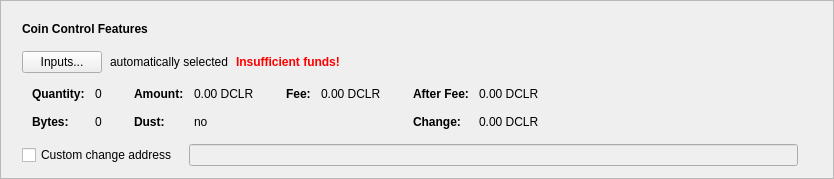
      <widget class="QFrame" name="frameCoinControl">
       <property name="sizePolicy">
        <sizepolicy hsizetype="Expanding" vsizetype="Fixed">
         <horstretch>0</horstretch>
         <verstretch>0</verstretch>
        </sizepolicy>
       </property>
       <property name="frameShape">
        <enum>QFrame::StyledPanel</enum>
       </property>
       <property name="frameShadow">
        <enum>QFrame::Raised</enum>
       </property>
       <layout class="QVBoxLayout" name="verticalLayout_2">
        <item>
         <layout class="QVBoxLayout" name="verticalLayoutCoinControl" stretch="0,0,0,0,0">
          <property name="spacing">
           <number>0</number>
          </property>
          <property name="sizeConstraint">
           <enum>QLayout::SetDefaultConstraint</enum>
          </property>
          <property name="leftMargin">
           <number>10</number>
          </property>
          <property name="topMargin">
           <number>10</number>
          </property>
          <item>
           <layout class="QHBoxLayout" name="horizontalLayoutCoinControl1">
            <property name="bottomMargin">
             <number>15</number>
            </property>
            <item>
             <widget class="QLabel" name="labelCoinControlFeatures">
              <property name="sizePolicy">
               <sizepolicy hsizetype="Preferred" vsizetype="Maximum">
                <horstretch>0</horstretch>
                <verstretch>0</verstretch>
               </sizepolicy>
              </property>
              <property name="font">
               <font>
                <weight>75</weight>
                <bold>true</bold>
               </font>
              </property>
              <property name="styleSheet">
               <string notr="true">font-weight:bold;</string>
              </property>
              <property name="text">
               <string>Coin Control Features</string>
              </property>
             </widget>
            </item>
           </layout>
          </item>
          <item>
           <layout class="QHBoxLayout" name="horizontalLayoutCoinControl2" stretch="0,0,0,0">
            <property name="spacing">
             <number>8</number>
            </property>
            <property name="bottomMargin">
             <number>10</number>
            </property>
            <item>
             <widget class="QPushButton" name="pushButtonCoinControl">
              <property name="styleSheet">
               <string notr="true"/>
              </property>
              <property name="text">
               <string>Inputs...</string>
              </property>
              <property name="autoDefault">
               <bool>false</bool>
              </property>
             </widget>
            </item>
            <item>
             <widget class="QLabel" name="labelCoinControlAutomaticallySelected">
              <property name="text">
               <string>automatically selected</string>
              </property>
              <property name="margin">
               <number>5</number>
              </property>
             </widget>
            </item>
            <item>
             <widget class="QLabel" name="labelCoinControlInsuffFunds">
              <property name="font">
               <font>
                <weight>75</weight>
                <bold>true</bold>
               </font>
              </property>
              <property name="styleSheet">
               <string notr="true">color:red;font-weight:bold;</string>
              </property>
              <property name="text">
               <string>Insufficient funds!</string>
              </property>
              <property name="margin">
               <number>5</number>
              </property>
             </widget>
            </item>
            <item>
             <spacer name="horizontalSpacerCoinControl">
              <property name="orientation">
               <enum>Qt::Horizontal</enum>
              </property>
              <property name="sizeHint" stdset="0">
               <size>
                <width>40</width>
                <height>1</height>
               </size>
              </property>
             </spacer>
            </item>
           </layout>
          </item>
          <item>
           <widget class="QWidget" name="widgetCoinControl" native="true">
            <property name="sizePolicy">
             <sizepolicy hsizetype="Preferred" vsizetype="Preferred">
              <horstretch>0</horstretch>
              <verstretch>0</verstretch>
             </sizepolicy>
            </property>
            <property name="minimumSize">
             <size>
              <width>0</width>
              <height>0</height>
             </size>
            </property>
            <property name="styleSheet">
             <string notr="true"/>
            </property>
            <layout class="QHBoxLayout" name="horizontalLayoutCoinControl5">
             <property name="leftMargin">
              <number>0</number>
             </property>
             <property name="topMargin">
              <number>0</number>
             </property>
             <property name="rightMargin">
              <number>0</number>
             </property>
             <property name="bottomMargin">
              <number>0</number>
             </property>
             <item>
              <layout class="QHBoxLayout" name="horizontalLayoutCoinControl3" stretch="0,0,0,1">
               <property name="spacing">
                <number>20</number>
               </property>
               <property name="topMargin">
                <number>0</number>
               </property>
               <property name="bottomMargin">
                <number>10</number>
               </property>
               <item>
                <layout class="QFormLayout" name="formLayoutCoinControl1">
                 <property name="horizontalSpacing">
                  <number>10</number>
                 </property>
                 <property name="verticalSpacing">
                  <number>14</number>
                 </property>
                 <property name="leftMargin">
                  <number>10</number>
                 </property>
                 <property name="topMargin">
                  <number>4</number>
                 </property>
                 <property name="rightMargin">
                  <number>6</number>
                 </property>
                 <item row="0" column="0">
                  <widget class="QLabel" name="labelCoinControlQuantityText">
                   <property name="font">
                    <font>
                     <weight>75</weight>
                     <bold>true</bold>
                    </font>
                   </property>
                   <property name="text">
                    <string>Quantity:</string>
                   </property>
                   <property name="margin">
                    <number>0</number>
                   </property>
                  </widget>
                 </item>
                 <item row="0" column="1">
                  <widget class="QLabel" name="labelCoinControlQuantity">
                   <property name="cursor">
                    <cursorShape>IBeamCursor</cursorShape>
                   </property>
                   <property name="contextMenuPolicy">
                    <enum>Qt::ActionsContextMenu</enum>
                   </property>
                   <property name="text">
                    <string notr="true">0</string>
                   </property>
                   <property name="margin">
                    <number>0</number>
                   </property>
                   <property name="textInteractionFlags">
                    <set>Qt::LinksAccessibleByMouse|Qt::TextSelectableByKeyboard|Qt::TextSelectableByMouse</set>
                   </property>
                  </widget>
                 </item>
                 <item row="1" column="0">
                  <widget class="QLabel" name="labelCoinControlBytesText">
                   <property name="font">
                    <font>
                     <weight>75</weight>
                     <bold>true</bold>
                    </font>
                   </property>
                   <property name="text">
                    <string>Bytes:</string>
                   </property>
                  </widget>
                 </item>
                 <item row="1" column="1">
                  <widget class="QLabel" name="labelCoinControlBytes">
                   <property name="cursor">
                    <cursorShape>IBeamCursor</cursorShape>
                   </property>
                   <property name="contextMenuPolicy">
                    <enum>Qt::ActionsContextMenu</enum>
                   </property>
                   <property name="text">
                    <string notr="true">0</string>
                   </property>
                   <property name="textInteractionFlags">
                    <set>Qt::LinksAccessibleByMouse|Qt::TextSelectableByKeyboard|Qt::TextSelectableByMouse</set>
                   </property>
                  </widget>
                 </item>
                </layout>
               </item>
               <item>
                <layout class="QFormLayout" name="formLayoutCoinControl2">
                 <property name="horizontalSpacing">
                  <number>10</number>
                 </property>
                 <property name="verticalSpacing">
                  <number>14</number>
                 </property>
                 <property name="leftMargin">
                  <number>6</number>
                 </property>
                 <property name="topMargin">
                  <number>4</number>
                 </property>
                 <property name="rightMargin">
                  <number>6</number>
                 </property>
                 <item row="0" column="0">
                  <widget class="QLabel" name="labelCoinControlAmountText">
                   <property name="font">
                    <font>
                     <weight>75</weight>
                     <bold>true</bold>
                    </font>
                   </property>
                   <property name="text">
                    <string>Amount:</string>
                   </property>
                   <property name="margin">
                    <number>0</number>
                   </property>
                  </widget>
                 </item>
                 <item row="0" column="1">
                  <widget class="QLabel" name="labelCoinControlAmount">
                   <property name="cursor">
                    <cursorShape>IBeamCursor</cursorShape>
                   </property>
                   <property name="contextMenuPolicy">
                    <enum>Qt::ActionsContextMenu</enum>
                   </property>
                   <property name="text">
                    <string notr="true">0.00 DCLR</string>
                   </property>
                   <property name="textInteractionFlags">
                    <set>Qt::LinksAccessibleByMouse|Qt::TextSelectableByKeyboard|Qt::TextSelectableByMouse</set>
                   </property>
                  </widget>
                 </item>
                 <item row="1" column="0">
                  <widget class="QLabel" name="labelCoinControlLowOutputText">
                   <property name="font">
                    <font>
                     <weight>75</weight>
                     <bold>true</bold>
                    </font>
                   </property>
                   <property name="text">
                    <string>Dust:</string>
                   </property>
                  </widget>
                 </item>
                 <item row="1" column="1">
                  <widget class="QLabel" name="labelCoinControlLowOutput">
                   <property name="cursor">
                    <cursorShape>IBeamCursor</cursorShape>
                   </property>
                   <property name="contextMenuPolicy">
                    <enum>Qt::ActionsContextMenu</enum>
                   </property>
                   <property name="text">
                    <string notr="true">no</string>
                   </property>
                   <property name="textInteractionFlags">
                    <set>Qt::LinksAccessibleByMouse|Qt::TextSelectableByKeyboard|Qt::TextSelectableByMouse</set>
                   </property>
                  </widget>
                 </item>
                </layout>
               </item>
               <item>
                <layout class="QFormLayout" name="formLayoutCoinControl3">
                 <property name="horizontalSpacing">
                  <number>10</number>
                 </property>
                 <property name="verticalSpacing">
                  <number>14</number>
                 </property>
                 <property name="leftMargin">
                  <number>6</number>
                 </property>
                 <property name="topMargin">
                  <number>4</number>
                 </property>
                 <property name="rightMargin">
                  <number>6</number>
                 </property>
                 <item row="0" column="0">
                  <widget class="QLabel" name="labelCoinControlFeeText">
                   <property name="font">
                    <font>
                     <weight>75</weight>
                     <bold>true</bold>
                    </font>
                   </property>
                   <property name="text">
                    <string>Fee:</string>
                   </property>
                   <property name="margin">
                    <number>0</number>
                   </property>
                  </widget>
                 </item>
                 <item row="0" column="1">
                  <widget class="QLabel" name="labelCoinControlFee">
                   <property name="cursor">
                    <cursorShape>IBeamCursor</cursorShape>
                   </property>
                   <property name="contextMenuPolicy">
                    <enum>Qt::ActionsContextMenu</enum>
                   </property>
                   <property name="text">
                    <string notr="true">0.00 DCLR</string>
                   </property>
                   <property name="textInteractionFlags">
                    <set>Qt::LinksAccessibleByMouse|Qt::TextSelectableByKeyboard|Qt::TextSelectableByMouse</set>
                   </property>
                  </widget>
                 </item>
                </layout>
               </item>
               <item>
                <layout class="QFormLayout" name="formLayoutCoinControl4">
                 <property name="horizontalSpacing">
                  <number>10</number>
                 </property>
                 <property name="verticalSpacing">
                  <number>14</number>
                 </property>
                 <property name="leftMargin">
                  <number>6</number>
                 </property>
                 <property name="topMargin">
                  <number>4</number>
                 </property>
                 <property name="rightMargin">
                  <number>6</number>
                 </property>
                 <item row="0" column="0">
                  <widget class="QLabel" name="labelCoinControlAfterFeeText">
                   <property name="font">
                    <font>
                     <weight>75</weight>
                     <bold>true</bold>
                    </font>
                   </property>
                   <property name="text">
                    <string>After Fee:</string>
                   </property>
                   <property name="margin">
                    <number>0</number>
                   </property>
                  </widget>
                 </item>
                 <item row="0" column="1">
                  <widget class="QLabel" name="labelCoinControlAfterFee">
                   <property name="cursor">
                    <cursorShape>IBeamCursor</cursorShape>
                   </property>
                   <property name="contextMenuPolicy">
                    <enum>Qt::ActionsContextMenu</enum>
                   </property>
                   <property name="text">
                    <string notr="true">0.00 DCLR</string>
                   </property>
                   <property name="textInteractionFlags">
                    <set>Qt::LinksAccessibleByMouse|Qt::TextSelectableByKeyboard|Qt::TextSelectableByMouse</set>
                   </property>
                  </widget>
                 </item>
                 <item row="1" column="0">
                  <widget class="QLabel" name="labelCoinControlChangeText">
                   <property name="font">
                    <font>
                     <weight>75</weight>
                     <bold>true</bold>
                    </font>
                   </property>
                   <property name="text">
                    <string>Change:</string>
                   </property>
                  </widget>
                 </item>
                 <item row="1" column="1">
                  <widget class="QLabel" name="labelCoinControlChange">
                   <property name="cursor">
                    <cursorShape>IBeamCursor</cursorShape>
                   </property>
                   <property name="contextMenuPolicy">
                    <enum>Qt::ActionsContextMenu</enum>
                   </property>
                   <property name="text">
                    <string notr="true">0.00 DCLR</string>
                   </property>
                   <property name="textInteractionFlags">
                    <set>Qt::LinksAccessibleByMouse|Qt::TextSelectableByKeyboard|Qt::TextSelectableByMouse</set>
                   </property>
                  </widget>
                 </item>
                </layout>
               </item>
              </layout>
             </item>
            </layout>
           </widget>
          </item>
          <item>
           <layout class="QHBoxLayout" name="horizontalLayoutCoinControl4" stretch="0,0,0">
            <property name="spacing">
             <number>12</number>
            </property>
            <property name="sizeConstraint">
             <enum>QLayout::SetDefaultConstraint</enum>
            </property>
            <property name="topMargin">
             <number>5</number>
            </property>
            <property name="rightMargin">
             <number>5</number>
            </property>
            <item>
             <widget class="QCheckBox" name="checkBoxCoinControlChange">
              <property name="toolTip">
               <string>If this is activated, but the change address is empty or invalid, change will be sent to a newly generated address.</string>
              </property>
              <property name="text">
               <string>Custom change address</string>
              </property>
             </widget>
            </item>
            <item>
             <widget class="QValidatedLineEdit" name="lineEditCoinControlChange">
              <property name="enabled">
               <bool>false</bool>
              </property>
              <property name="sizePolicy">
               <sizepolicy hsizetype="Expanding" vsizetype="Fixed">
                <horstretch>0</horstretch>
                <verstretch>0</verstretch>
               </sizepolicy>
              </property>
             </widget>
            </item>
            <item>
             <widget class="QLabel" name="labelCoinControlChangeLabel">
              <property name="sizePolicy">
               <sizepolicy hsizetype="Preferred" vsizetype="Expanding">
                <horstretch>0</horstretch>
                <verstretch>0</verstretch>
               </sizepolicy>
              </property>
              <property name="minimumSize">
               <size>
                <width>0</width>
                <height>0</height>
               </size>
              </property>
              <property name="text">
               <string/>
              </property>
              <property name="margin">
               <number>3</number>
              </property>
             </widget>
            </item>
           </layout>
          </item>
          <item>
           <spacer name="verticalSpacerCoinControl">
            <property name="orientation">
             <enum>Qt::Vertical</enum>
            </property>
            <property name="sizeType">
             <enum>QSizePolicy::Expanding</enum>
            </property>
            <property name="sizeHint" stdset="0">
             <size>
              <width>800</width>
              <height>1</height>
             </size>
            </property>
           </spacer>
          </item>
         </layout>
        </item>
       </layout>
      </widget>
